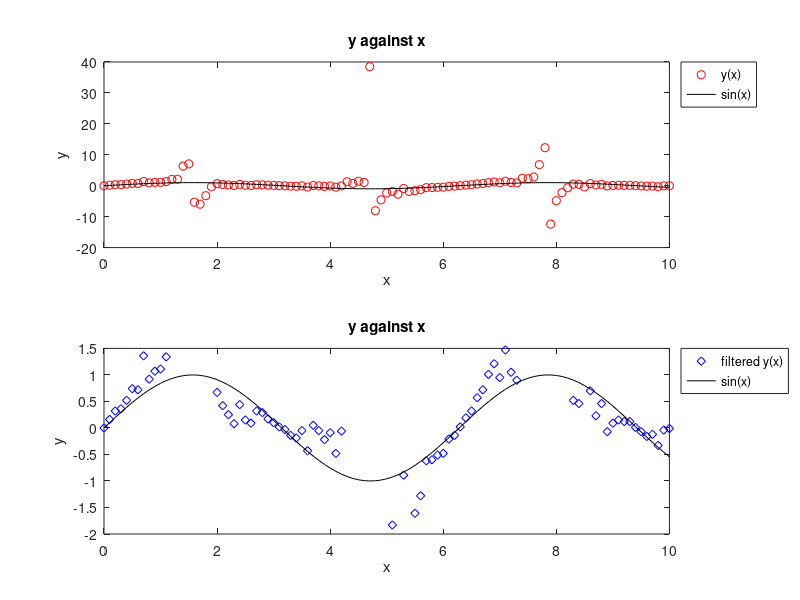

Write the MATLAB code that produced this figure.
% Harry Choi 32464223
% 31-Mar-2021
% Lab 4 Task 2
close all; clc; clear

%import data
A = importdata("lab4_plot_data2.txt");

%assume lab questions incorrect, columns are x & y, not rows
%define x & y
x = A(:,1);
y = A(:,2);

%plot y against x and sin(x)
subplot(2,1,1)
plot(x,y,'ro')
hold on
plot(x,sin(x),'-k')
title('y against x')
xlabel('x')
ylabel('y')
legend('y(x)','sin(x)','Location','bestoutside')

%filter x and y
filteredIndex = abs(y-sin(x))<1;

%plot filtered y against x and sin(x)
subplot(2,1,2)
plot(x(filteredIndex),y(filteredIndex),'bd')
hold on
plot(x,sin(x),'-k')
title('y against x')
xlabel('x')
ylabel('y')
legend('filtered y(x)','sin(x)','Location','bestoutside')
fprintf('%.0f data points contained noisy data.',sum(~filteredIndex))